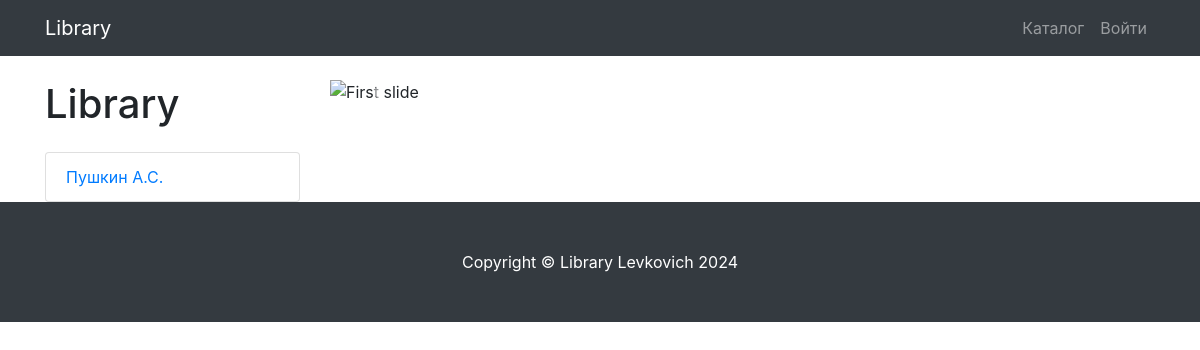
The app's page /author/2/, older data.
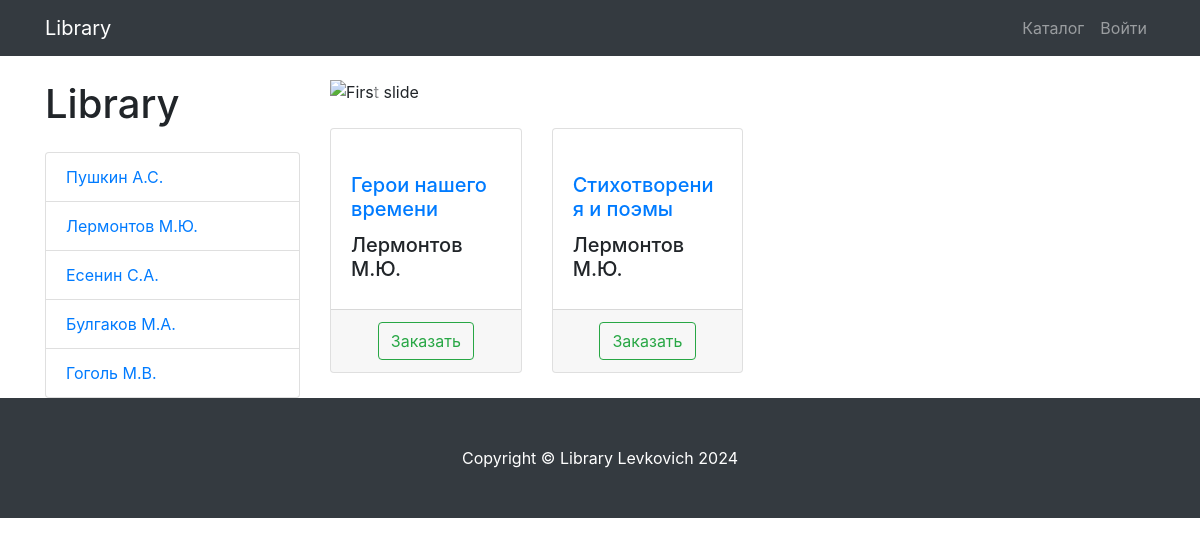
The same page, newer data.
### library/models.py (models this page shows, shortened)
class Author(models.Model):
    name = models.CharField(
        max_length=128,
        blank=False,
        null=False,
        unique=True,
        verbose_name='Автор'
    )
    slug = models.SlugField(
        max_length=128,
        blank=False,
        null=False,
        unique=True,
        verbose_name='URL'
    )
    def __str__(self):
        return self.name
    class Meta:
        verbose_name = 'автор',
        verbose_name_plural = 'авторы'

class Book(models.Model):
    title = models.CharField(
        max_length=258,
        blank=False,
        null=False,
        unique=True,
        verbose_name='Книга'
    )
    slug = models.SlugField(
        max_length=258,
        blank=False,
        null=False,
        unique=True,
        verbose_name='URL'
    )
    quantity = models.PositiveIntegerField(
        default=1,
        blank=False,
        null=False,
        verbose_name='количество экземпляров'
    )
    author = models.ForeignKey(
        to='Author',
        on_delete=models.CASCADE
    )
    image = models.ImageField(
        upload_to='book_images',
        blank=False,
        null=False,
        verbose_name='картинка'
    )
    date_created = models.DateTimeField(
        default=now
    )
    class Meta:
        verbose_name = 'книга'
        verbose_name_plural = 'книги'

### library/views.py (the view)
# urls.py: path('author/<int:author_id>/', BookListView.as_view(), name='author')
class BookListView(ListView):
    model = Book
    template_name = 'library/products.html'
    paginate_by = 3
    title = 'Libray - Каталог'
    def get_queryset(self, author_id=None):
        queryset = super(BookListView, self).get_queryset()
        author_id = self.kwargs.get('author_id')
        return queryset.filter(author_id=author_id) if author_id else queryset
    def get_context_data(self, *, object_list=None, **kwargs):
        context = super(BookListView, self).get_context_data()
        context['authors'] = Author.objects.all()
        return context

### library/templates/library/products.html (shortened to what this page needs)
{% extends 'library/base.html' %}
{% load static %}
{% block css %}
    <link href="{% static 'vendor/css/products.css' %}" rel="stylesheet">
{% endblock %}
{% block content %}
{% include 'library/components/nav.html' %}
{% include 'library/components/products_content.html' %}
{% include 'library/components/footer.html' %}
{% endblock %}

### library/templates/library/base.html (shortened to what this page needs)
{% load static %}
<!DOCTYPE html>
<html lang="en">
<head>
    <link href="{% static 'vendor/bootstrap/css/bootstrap.min.css' %}" rel="stylesheet">
    {% block css %}{% endblock %}
</head>
<body>
{% block content %}
{% endblock %}
</body>
</html>

### library/templates/library/components/nav.html (shortened to what this page needs)
<nav class="navbar navbar-expand-lg navbar-dark bg-dark fixed-top">
    <div class="container">
        <a class="navbar-brand" href="{% url 'books:index' %}">Library</a>
        <div class="collapse navbar-collapse" id="navbarResponsive">
            <ul class="navbar-nav ml-auto">
                <li class="nav-item">
                    <a class="nav-link" href="{% url 'books:catalog' %}">Каталог  </a>
                </li>
                <li class="nav-item">
                    <a class="nav-link" href="#">Войти </a>
                </li>
            </ul>
        </div>
    </div>
</nav>

### library/templates/library/components/products_content.html (shortened to what this page needs)
<div class="container">
    <div class="row">
            {% include 'library/components/menu.html' %}
        <div class="col-lg-7">
            {% include 'library/components/slider.html' %}
                <div class="row">
                    {% for book in object_list %}
                        {% include 'library/components/product_card.html' %}
                    {% endfor %}
                </div>
        </div>
    </div>
</div>

### library/templates/library/components/menu.html
<div class="col-lg-3">
  <h1 class="my-4">Library</h1>
  <div class="list-group">
    {% for author in authors %}
      <a href="{% url 'books:author' author.id %}" class="list-group-item">{{ author.name }}</a>
    {% endfor %}
  </div>
</div>

### library/templates/library/components/slider.html (shortened to what this page needs)
{% load static %}
            <div id="carouselExampleIndicators" class="carousel slide my-4" data-ride="carousel">
                <ol class="carousel-indicators">
                    <li data-target="#carouselExampleIndicators" data-slide-to="0" class="active"></li>
                    <li data-target="#carouselExampleIndicators" data-slide-to="1"></li>
                    <li data-target="#carouselExampleIndicators" data-slide-to="2"></li>
                </ol>
                <div class="carousel-inner" role="listbox">
                    <div class="carousel-item active">
                        <img class="d-block img-fluid" src="{% static 'vendor/img/slides/slide-11.jpg' %}" alt="First slide">
                    </div>
                </div>
                <a class="carousel-control-prev" href="#carouselExampleIndicators" role="button" data-slide="prev">
                    <span class="carousel-control-prev-icon" aria-hidden="true"></span>
                </a>
                <a class="carousel-control-next" href="#carouselExampleIndicators" role="button" data-slide="next">
                    <span class="carousel-control-next-icon" aria-hidden="true"></span>
                </a>
            </div>

### library/templates/library/components/product_card.html (shortened to what this page needs)
                <div class="col-lg-4 col-md-6 mb-4">
                    <div class="card h-100">
                        <a href="#">
                        </a>
                        <div class="card-body">
                            <h5 class="card-title">
                                <a href="#">{{ book.title }}</a>
                            </h5>
                            <h5>{{ book.author }}</h5>
                        </div>
                        <div class="card-footer text-center">
                            <a class="btn btn-outline-success" href="#">
                                Заказать
                            </a>
                        </div>
                    </div>
                </div>

### library/templates/library/components/footer.html
<footer class="py-5 bg-dark">
    <div class="container">
        <p class="m-0 text-center text-white">Copyright &copy; Library Levkovich 2024</p>
    </div>
</footer>

Row changes from the older to the newer data that the page shows:
added Author: name "Лермонтов М.Ю."
added Author: name "Есенин С.А."
added Author: name "Булгаков М.А."
added Author: name "Гоголь М.В."
added Book: title "Герои нашего времени", author "Лермонтов М.Ю."
added Book: title "Стихотворения и поэмы", author "Лермонтов М.Ю."
